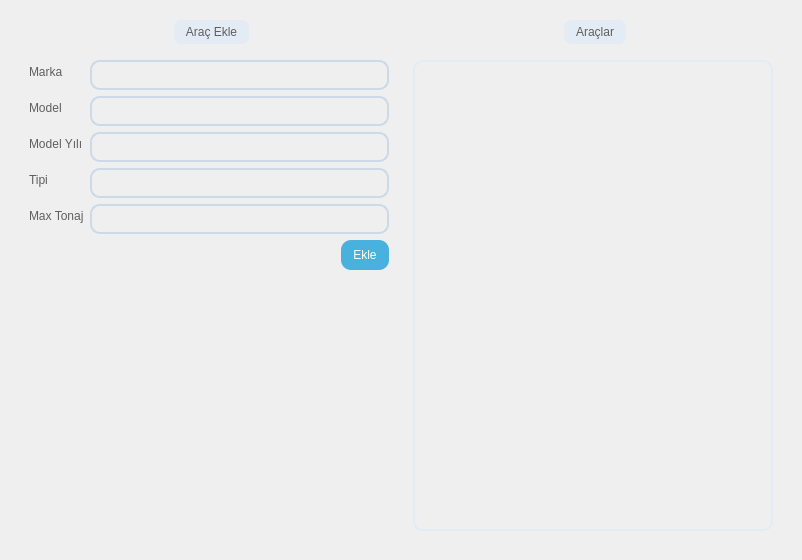
<?xml version="1.0" encoding="UTF-8"?>
<ui version="4.0">
 <class>Form</class>
 <widget class="QWidget" name="Form">
  <property name="geometry">
   <rect>
    <x>0</x>
    <y>0</y>
    <width>802</width>
    <height>560</height>
   </rect>
  </property>
  <property name="windowTitle">
   <string>Form</string>
  </property>
  <property name="styleSheet">
   <string notr="true">QGroupBox{
	background-color: transparent;
	border-radius: 15px;
	margin-top: 15px;
	font: 9pt &quot;Segoe UI&quot;;
	color: #5f5f5f
}

QListView {
    border: 2px solid #e3ebf5;
    border-radius: 10px;
    background-color: transparent;
}

QGroupBox::title {
    subcontrol-origin: margin;
    subcontrol-position: top center;
    padding: 5px 10px;
    background-color: #e3ebf5;
    border-radius: 7px;
    color: #5f5f5f;
}

QLabel{
	font: 9pt &quot;Segoe UI&quot;;
	color: #5f5f5f;
}

QLineEdit{
	background-color: transparent;
	border: 2px solid #ccd9e6;
	border-radius: 10px;
	font: 9 pt &quot;Segoe UI&quot; #5f5f5f;
}

QTextEdit{
	background-color: transparent;
	border: 2px solid #5f5f5f;
	border-radius: 10px;
	font: 9 pt &quot;Segoe UI&quot;;
}

QPushButton {
    background-color: #48B1DD;
    color: white;
    border: none;
    border-radius: 10px;
    padding: 6px 12px;
    font: 9pt &quot;Segoe UI&quot;;
}

QPushButton:hover {
    background-color: #007BFF;
}

QPushButton:pressed {
    background-color: #5F5F5F;
}
QComboBox {
    background-color: transparent;
    border: 2px solid #5f5f5f;
    border-radius: 10px;
    padding: 5px 8px;
    font: 9pt &quot;Segoe UI&quot;;
    color: #5f5f5f;
}

QComboBox::drop-down {
    subcontrol-origin: padding;
    subcontrol-position: top right;
    width: 25px;
    border-left: 1px solid #5f5f5f;
}


QComboBox QAbstractItemView {
    border: 2px solid #e3ebf5;
    selection-background-color: #e3ebf5;
    background-color: white;
    color: #5f5f5f;
    font: 9pt &quot;Segoe UI&quot;;
    border-radius: 5px;
}


</string>
  </property>
  <layout class="QVBoxLayout" name="verticalLayout">
   <item>
    <widget class="QWidget" name="widget" native="true">
     <layout class="QHBoxLayout" name="horizontalLayout_4">
      <item>
       <widget class="QGroupBox" name="groupBox">
        <property name="title">
         <string>Araç Ekle</string>
        </property>
        <layout class="QHBoxLayout" name="horizontalLayout_3">
         <property name="topMargin">
          <number>25</number>
         </property>
         <item>
          <layout class="QFormLayout" name="formLayout">
           <item row="0" column="0">
            <widget class="QLabel" name="label">
             <property name="text">
              <string>Marka</string>
             </property>
            </widget>
           </item>
           <item row="0" column="1">
            <widget class="QLineEdit" name="lineEdit">
             <property name="minimumSize">
              <size>
               <width>0</width>
               <height>30</height>
              </size>
             </property>
            </widget>
           </item>
           <item row="1" column="0">
            <widget class="QLabel" name="label_2">
             <property name="text">
              <string>Model</string>
             </property>
            </widget>
           </item>
           <item row="1" column="1">
            <widget class="QLineEdit" name="lineEdit_2">
             <property name="minimumSize">
              <size>
               <width>0</width>
               <height>30</height>
              </size>
             </property>
            </widget>
           </item>
           <item row="2" column="0">
            <widget class="QLabel" name="label_3">
             <property name="text">
              <string>Model Yılı</string>
             </property>
            </widget>
           </item>
           <item row="2" column="1">
            <widget class="QLineEdit" name="lineEdit_3">
             <property name="minimumSize">
              <size>
               <width>0</width>
               <height>30</height>
              </size>
             </property>
            </widget>
           </item>
           <item row="3" column="0">
            <widget class="QLabel" name="label_4">
             <property name="text">
              <string>Tipi</string>
             </property>
            </widget>
           </item>
           <item row="3" column="1">
            <widget class="QLineEdit" name="lineEdit_4">
             <property name="minimumSize">
              <size>
               <width>0</width>
               <height>30</height>
              </size>
             </property>
            </widget>
           </item>
           <item row="4" column="0">
            <widget class="QLabel" name="label_5">
             <property name="text">
              <string>Max Tonaj</string>
             </property>
            </widget>
           </item>
           <item row="4" column="1">
            <widget class="QLineEdit" name="lineEdit_5">
             <property name="minimumSize">
              <size>
               <width>0</width>
               <height>30</height>
              </size>
             </property>
            </widget>
           </item>
           <item row="5" column="0" colspan="2">
            <layout class="QHBoxLayout" name="horizontalLayout">
             <item>
              <spacer name="horizontalSpacer">
               <property name="orientation">
                <enum>Qt::Horizontal</enum>
               </property>
               <property name="sizeHint" stdset="0">
                <size>
                 <width>40</width>
                 <height>20</height>
                </size>
               </property>
              </spacer>
             </item>
             <item>
              <widget class="QPushButton" name="pushButton">
               <property name="minimumSize">
                <size>
                 <width>0</width>
                 <height>30</height>
                </size>
               </property>
               <property name="maximumSize">
                <size>
                 <width>90</width>
                 <height>30</height>
                </size>
               </property>
               <property name="text">
                <string>Ekle</string>
               </property>
              </widget>
             </item>
            </layout>
           </item>
          </layout>
         </item>
        </layout>
       </widget>
      </item>
      <item>
       <widget class="QGroupBox" name="groupBox_2">
        <property name="title">
         <string>Araçlar</string>
        </property>
        <layout class="QHBoxLayout" name="horizontalLayout_2">
         <property name="topMargin">
          <number>25</number>
         </property>
         <item>
          <widget class="QListView" name="listView"/>
         </item>
        </layout>
       </widget>
      </item>
     </layout>
    </widget>
   </item>
  </layout>
 </widget>
 <resources/>
 <connections/>
</ui>
